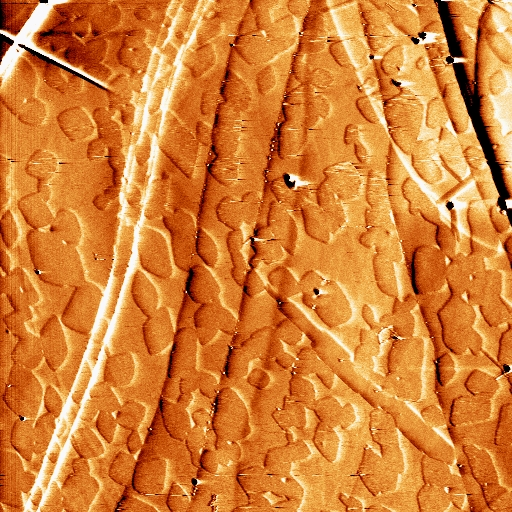
#> input picture Image dataset/10_amplitude.jpg, 512 x 512 px, found by its file name
$ jupyter execute 1_Watershed_Segmentation_and_Clustering.ipynb
#> lines starting #> are read from the running program, lines starting #| are printed output that depends on the picture; after the words box and inside, x2 and y2 are one past the last pixel; in counts of white or black regions, pixels touching at a corner belong together
[cell 1]
import cv2
import numpy as np
from google.colab import files
from google.colab.patches import cv2_imshow

from matplotlib import pyplot as plt

uploaded = files.upload()
#> the answer given: 10_amplitude.jpg
image_filename = list(uploaded.keys())[0]

#img = cv2.imread(image_filename)

[cell 2]
# Function to apply watershed segmentation
def watershed_segmentation(image_path):
    # Load the image
#> called with image_path = '10_amplitude.jpg'
    img = cv2.imread(image_path)
#> img is the input picture: shape (512, 512, 3); mean B, G, R 54, 128.1, 212.9
    gray = cv2.cvtColor(img, cv2.COLOR_BGR2GRAY)

    # Apply threshold to get the binary image
    ret, thresh = cv2.threshold(gray, 0, 255, cv2.THRESH_BINARY_INV + cv2.THRESH_OTSU)
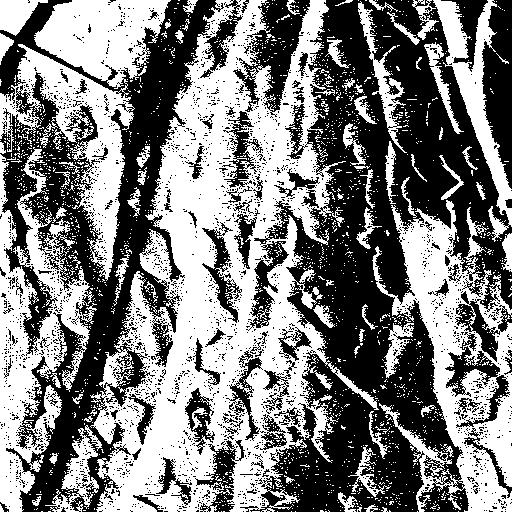
#> thresh: shape (512, 512); 49.7% white; 2012 white regions (1934 under 20 px), largest, box (x1, y1, x2, y2) and area: (90, 0, 379, 512) 60846, (372, 200, 512, 512) 17236, (0, 0, 171, 281) 16849
#> ret = 144

    # Remove noise
    kernel = np.ones((3, 3), np.uint8)
    opening = cv2.morphologyEx(thresh, cv2.MORPH_OPEN, kernel, iterations=2)
#> opening: shape (512, 512); 30.2% white; 171 white regions (3 under 20 px), largest, box (x1, y1, x2, y2) and area: (103, 46, 299, 512) 26227, (35, 0, 168, 80) 6705, (402, 221, 465, 446) 5513

    # Sure background area
    sure_bg = cv2.dilate(opening, kernel, iterations=3)
#> sure_bg: shape (512, 512); 49.5% white; 53 white regions, largest, box (x1, y1, x2, y2) and area: (92, 0, 332, 512) 59635, (16, 0, 171, 271) 16517, (389, 199, 512, 512) 15385

    # Finding sure foreground area
    dist_transform = cv2.distanceTransform(opening, cv2.DIST_L2, 5)
    ret, sure_fg = cv2.threshold(dist_transform, 0.7 * dist_transform.max(), 255, 0)
#> sure_fg: shape (512, 512) float32; 0.04% white; 1 white region, box (x1, y1, x2, y2) and area: (0, 0, 10, 12) 106
#> ret = 19.6

    # Finding unknown region
    sure_fg = np.uint8(sure_fg)
    unknown = cv2.subtract(sure_bg, sure_fg)

    # Marker labeling
    ret, markers = cv2.connectedComponents(sure_fg)
#> ret = 2

    # Add one to all labels so that sure background is not 0, but 1
    markers = markers + 1

    # Now, mark the region of unknown with zero
    markers[unknown == 255] = 0
#> markers: shape (512, 512) int32; 3 distinct labels, from 0 to 2

    # Apply watershed
    markers = cv2.watershed(img, markers)
#> markers: shape (512, 512) int32; 3 distinct labels, from -1 to 2
    img[markers == -1] = [255, 0, 0]  # Mark the boundaries in red
#> img: shape (512, 512, 3); 0.8% of pixels changed, all inside (x1, y1, x2, y2) = (0, 0, 512, 512)

    return img, markers


# Apply watershed segmentation
segmented_img, markers = watershed_segmentation(image_filename)

# Display the results
plt.figure(figsize=(10, 5))

plt.subplot(1, 2, 1)
plt.title('Segmented Image')
plt.imshow(cv2.cvtColor(segmented_img, cv2.COLOR_BGR2RGB))

plt.subplot(1, 2, 2)
plt.title('Markers')
plt.imshow(markers, cmap='jet')

plt.show()
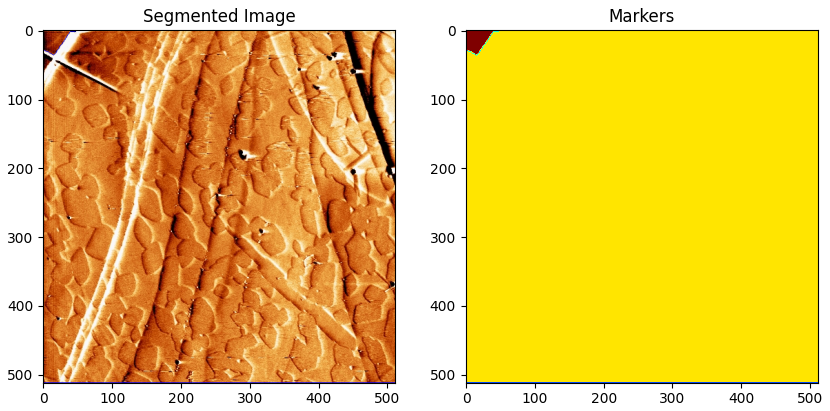
#> figure drawn by matplotlib, 2 panels

Implementation-2

[cell 3]
import cv2
import numpy as np
from google.colab import files
from google.colab.patches import cv2_imshow

from matplotlib import pyplot as plt

uploaded = files.upload()
#> the answer given: 11_amplitude.jpg
image_filename = list(uploaded.keys())[0]

img = cv2.imread(image_filename)
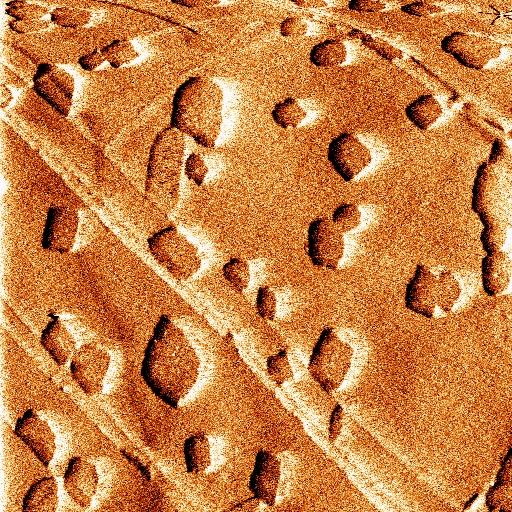
#> input picture Image dataset/11_amplitude.jpg, 512 x 512 px, found by its file name
#> img is the input picture: shape (512, 512, 3); mean B, G, R 66.6, 128.7, 202

[cell 4]
def watershed_segmentation(img):

    # Image grayscale conversion
    gray = cv2.cvtColor(img, cv2.COLOR_BGR2GRAY)
    cv2_imshow(gray)

    # Threshold Processing
    ret, bin_img = cv2.threshold(gray, 0, 255, cv2.THRESH_BINARY_INV + cv2.THRESH_OTSU)
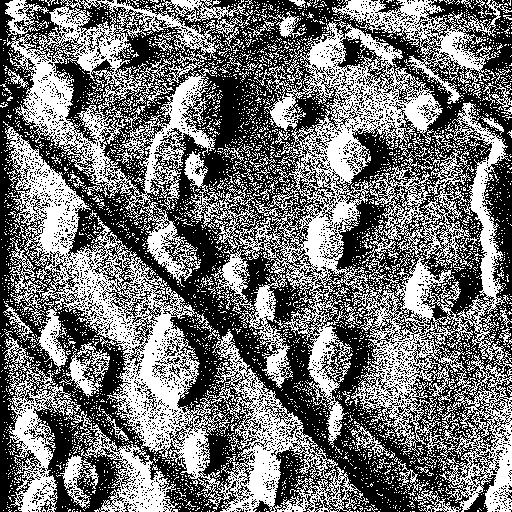
#> bin_img: shape (512, 512); 45.5% white in thin lines or dots
#> ret = 139
    cv2_imshow(bin_img)

    # Noise removal
    kernel = cv2.getStructuringElement(cv2.MORPH_RECT, (3, 3))
    bin_img = cv2.morphologyEx(bin_img, cv2.MORPH_OPEN, kernel, iterations=2)
#> bin_img: shape (512, 512); 7.4% white; 98 white regions (1 under 20 px), largest, box (x1, y1, x2, y2) and area: (140, 314, 179, 409) 1404, (471, 162, 496, 297) 1359, (32, 62, 72, 116) 968
    cv2_imshow(bin_img)

    # Create subplots with 1 row and 2 columns
    fig, axes = plt.subplots(nrows=2, ncols=2, figsize=(8, 8))

    # Sure background area
    sure_bg = cv2.dilate(bin_img, kernel, iterations=3)
#> sure_bg: shape (512, 512); 15.5% white; 59 white regions, largest, box (x1, y1, x2, y2) and area: (468, 136, 506, 300) 2998, (137, 311, 182, 412) 2444, (29, 59, 75, 119) 2032
    axes[0, 0].imshow(sure_bg, cmap='gray')
    axes[0, 0].set_title('Sure Background')

    # Distance transform
    dist = cv2.distanceTransform(bin_img, cv2.DIST_L2, 5)
    axes[0, 1].imshow(dist, cmap='gray')
    axes[0, 1].set_title('Distance Transform')

    # Foreground area
    ret, sure_fg = cv2.threshold(dist, 0.5 * dist.max(), 255, cv2.THRESH_BINARY)
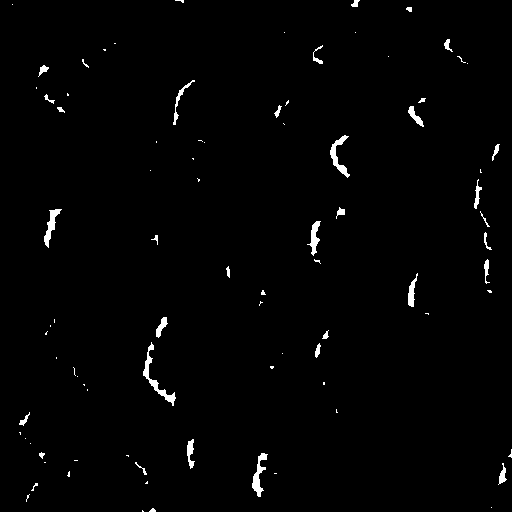
#> sure_fg: shape (512, 512) float32; 1.3% white; 86 white regions (53 under 20 px), largest, box (x1, y1, x2, y2) and area: (143, 342, 176, 406) 356, (330, 135, 350, 178) 273, (252, 453, 268, 497) 273
#> ret = 3.7
    sure_fg = sure_fg.astype(np.uint8)
    axes[1, 0].imshow(sure_fg, cmap='gray')
    axes[1, 0].set_title('Sure Foreground')

    # Unknown area
    unknown = cv2.subtract(sure_bg, sure_fg)
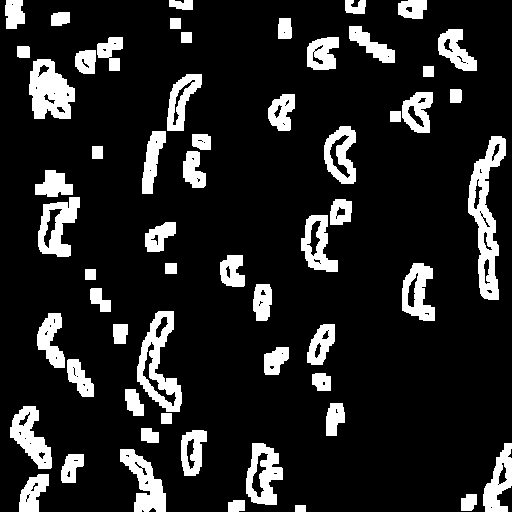
#> unknown: shape (512, 512); 14.2% white; 59 white regions, largest, box (x1, y1, x2, y2) and area: (468, 136, 506, 300) 2686, (137, 311, 182, 412) 1972, (29, 59, 75, 119) 1907
    axes[1, 1].imshow(unknown, cmap='gray')
    axes[1, 1].set_title('Unknown')

    plt.show()

    # Marker labelling
    ret, markers = cv2.connectedComponents(sure_fg)
#> markers: shape (512, 512) int32; 87 distinct labels, from 0 to 86
#> ret = 87

    # Add one to all labels so that background is not 0, but 1
    markers += 1
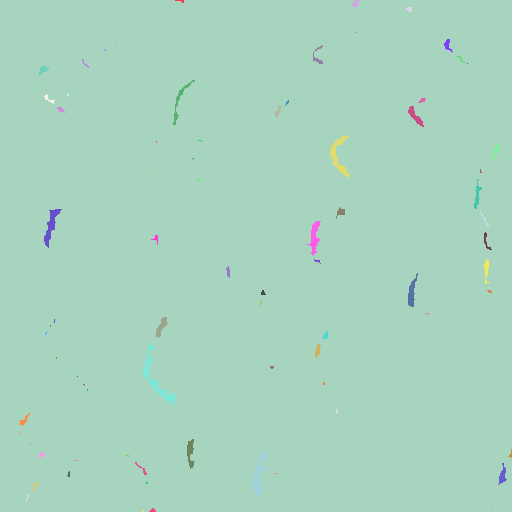
#> markers: shape (512, 512) int32; 87 distinct labels, from 1 to 87; one colour per label, 0 black

    # Mark the region of unknown with zero
    markers[unknown == 255] = 0

    fig, ax = plt.subplots(figsize=(6, 6))
    ax.imshow(markers, cmap="tab20b")
    ax.axis('off')
    plt.show()

    # Watershed Algorithm
    markers = cv2.watershed(img, markers)
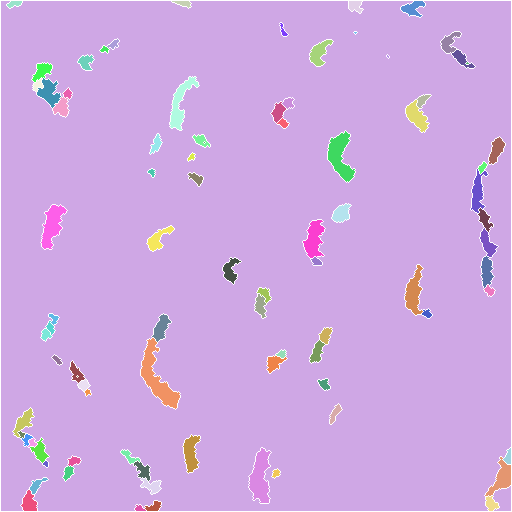
#> markers: shape (512, 512) int32; 88 distinct labels, from -1 to 87; one colour per label, 0 black, -1 white

    fig, ax = plt.subplots(figsize=(5, 5))
    ax.imshow(markers, cmap="tab20b")
    ax.axis('off')
    plt.show()

    labels = np.unique(markers)
#> labels = 88 values from -1 to 87
    coins = []
    for label in labels[2:]:
        # Create a binary image in which only the area of the label is in the foreground
        # and the rest of the image is in the background
        target = np.where(markers == label, 255, 0).astype(np.uint8)

        # Perform contour extraction on the created binary image
        contours, hierarchy = cv2.findContours(target, cv2.RETR_EXTERNAL, cv2.CHAIN_APPROX_SIMPLE)
        coins.append(contours[0])
#> this loop made 86 passes
#> contours on passes 3, 6, 11, 14, 29, 31: 1 contour; box (x1, y1, x2, y2) and area: (7, 1, 22, 8) 50, [[[354, 32], [355, 33], [356, 32]]], [[[387, 55], [387, 56], [388, 57], [388, 56]]], [[[467, 62], [466, 63], [468, 63]]], [[[204, 142]]], 1 contour, all with area under 20
#> target: shape (512, 512); 0.02% white; 1 white region
#> after the loop, coins = 86 contours, 9 with area under 20; largest, box (x1, y1, x2, y2) and area: (141, 338, 180, 409) 857, (249, 448, 271, 503) 666, (328, 131, 355, 182) 628, (41, 205, 67, 249) 532, (303, 220, 325, 258) 440

    # Draw the outline
    img = cv2.drawContours(img, coins, -1, color=(0, 23, 223), thickness=2)
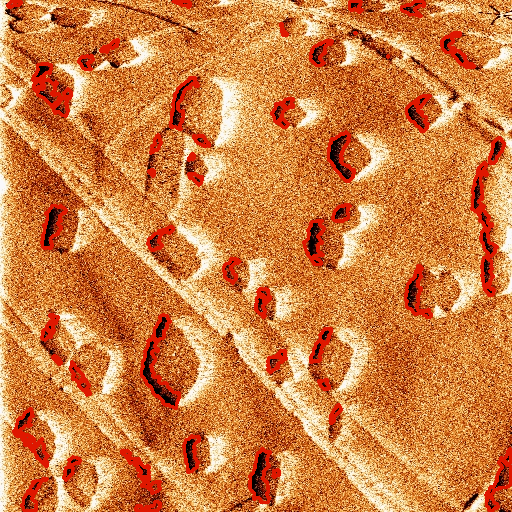
#> img: shape (512, 512, 3); 5.8% of pixels changed, all inside (x1, y1, x2, y2) = (6, 0, 512, 512)
    cv2_imshow(img)


# Call the function
watershed_segmentation(img)

Clustering Technique

[cell 5]
from google.colab import files
import cv2
import numpy as np
import matplotlib.pyplot as plt

# Upload the AFM image
uploaded = files.upload()
#> the answer given: 11_amplitude.jpg

# Load the image
image_path = list(uploaded.keys())[0]
img = cv2.imread(image_path, cv2.IMREAD_GRAYSCALE)
#> img: shape (512, 512); min 0, max 250, mean 144

[cell 6]
# Reshape the image to a 2D array of pixels and normalize
pixels = img.reshape(-1, 1).astype(np.float32)

[cell 7]
# Define criteria and apply kmeans()
criteria = (cv2.TERM_CRITERIA_EPS + cv2.TERM_CRITERIA_MAX_ITER, 100, 0.2)
k = 3  # Number of clusters (change as needed)
_, labels, centers = cv2.kmeans(pixels, k, None, criteria, 10, cv2.KMEANS_RANDOM_CENTERS)
#> centers = [210.9, 56.89, 136.3]

# Convert centers to uint8 (intensity values) and create the segmented image
centers = np.uint8(centers)
#> centers = [210, 56, 136]
segmented_img = centers[labels.flatten()]
segmented_img = segmented_img.reshape(img.shape)
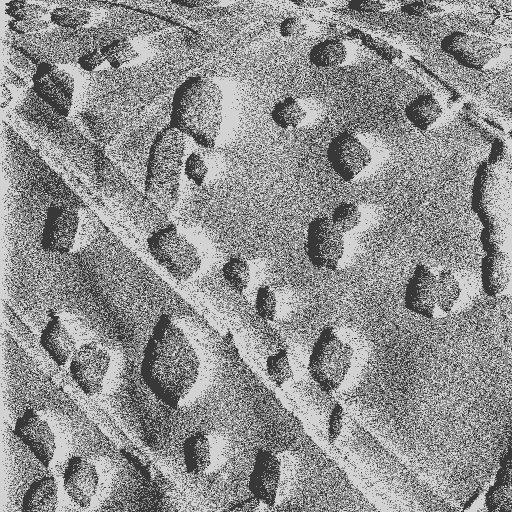
#> segmented_img: shape (512, 512); min 56, max 210, mean 143.4

[cell 8]
# Plot the original and segmented images
plt.figure(figsize=(12, 6))

plt.subplot(1, 2, 1)
plt.title('Original Image')
plt.imshow(img, cmap='gray')
plt.axis('off')

plt.subplot(1, 2, 2)
plt.title('Segmented Image (K-means)')
plt.imshow(segmented_img, cmap='gray')
plt.axis('off')

plt.show()
